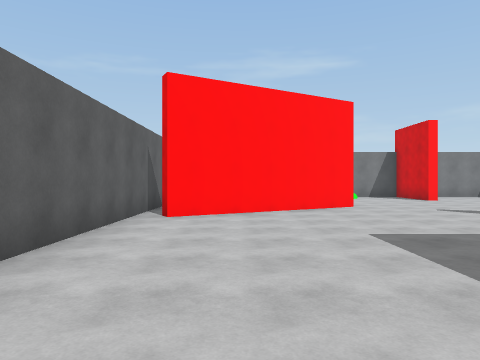
view 1 (above)

21 first-person views from a walk through a scene from a Unity 3-D project. The camera is 1.5 m above the floor, looks level and sees 70° across. The floor is counted in squares, 2 m on a side. Each view is taken from the middle of a square. On the plan, view 1 faces up. The plan holds only what a view shows up to about 11 squares ahead; the rest is blank. The place goes on beyond the plan. The player character is not drawn.

view 2
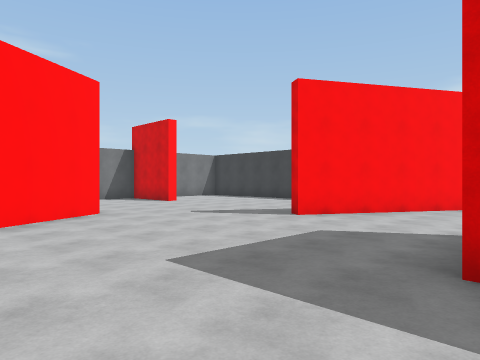

view 3
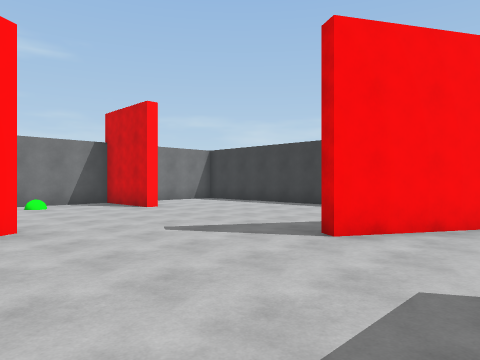

view 4
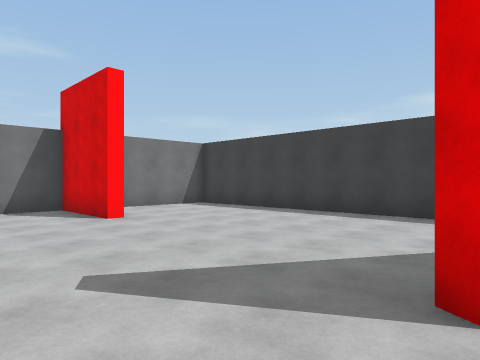

view 5
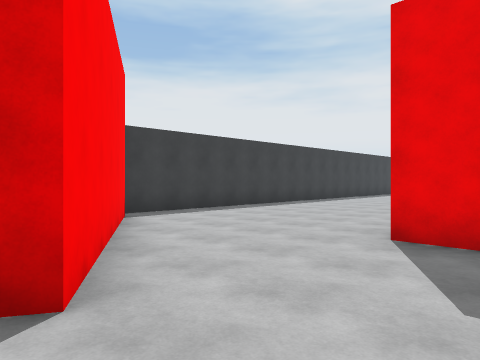

view 6
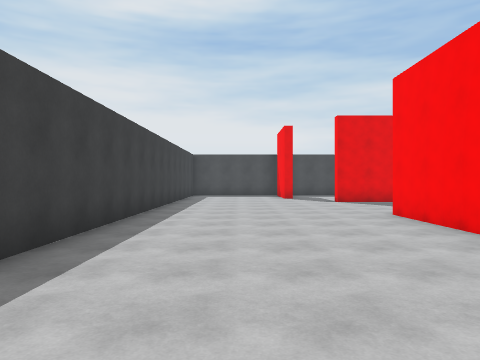

view 7
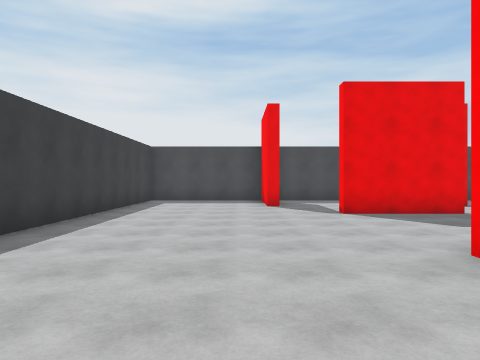

view 8
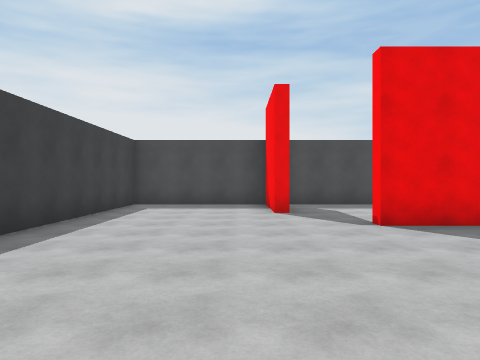

view 9
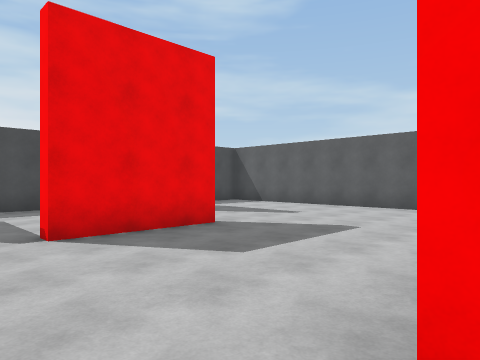

view 10
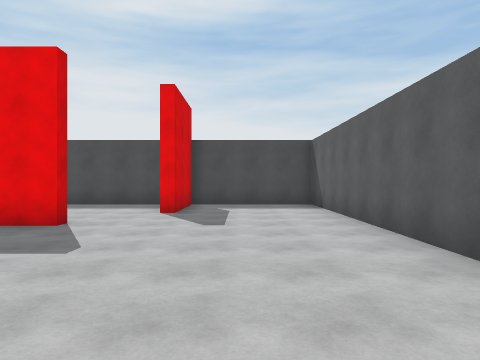

view 11
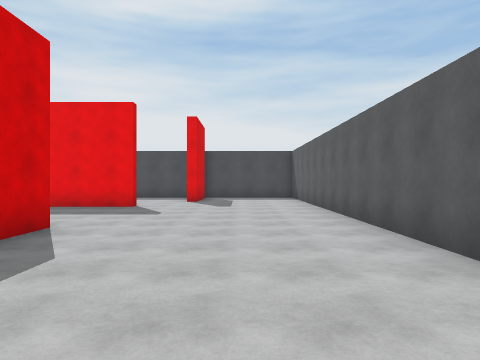

view 12
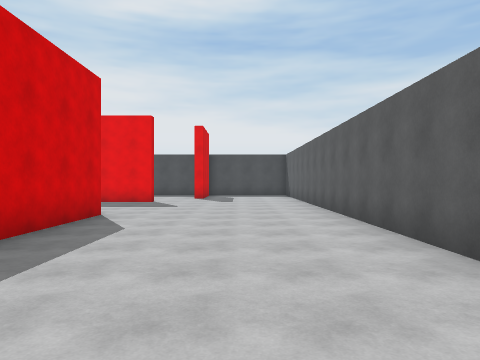

view 13
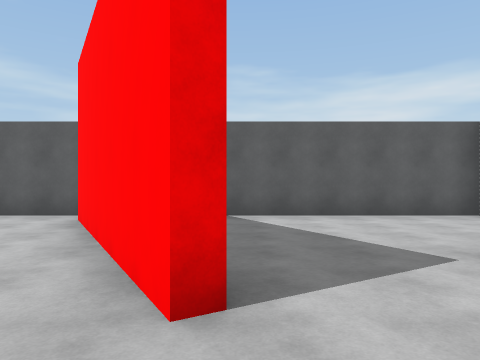

view 14
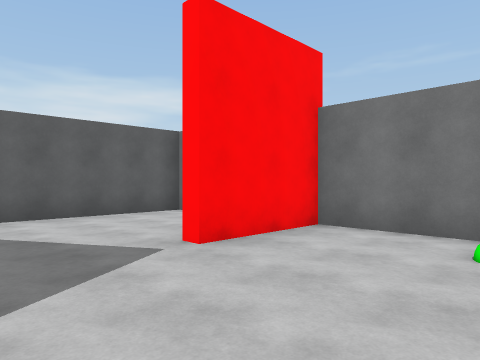

view 15
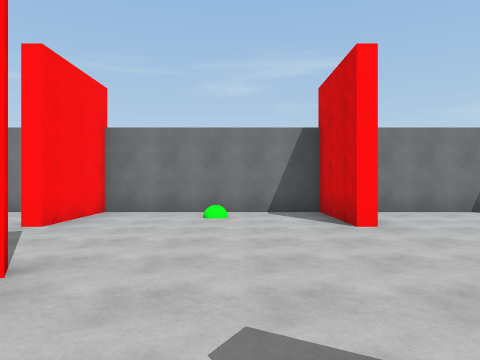

view 16
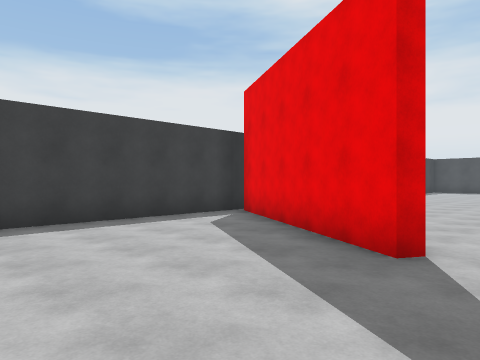

view 17
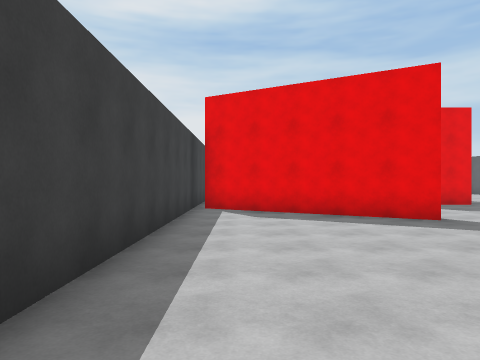

view 18
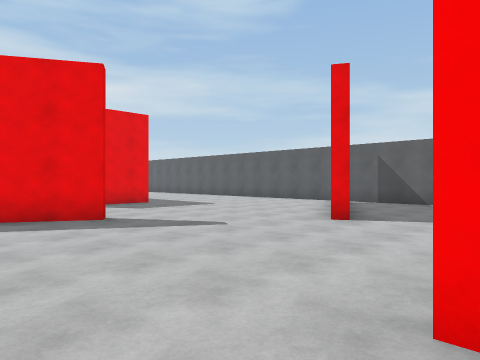

view 19
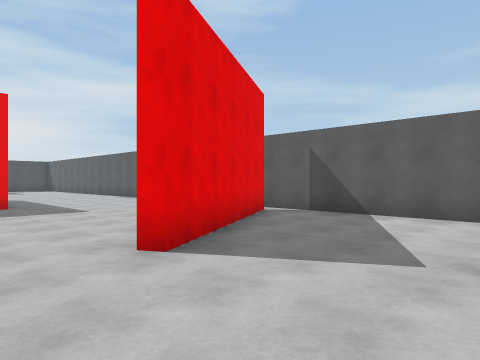

view 20
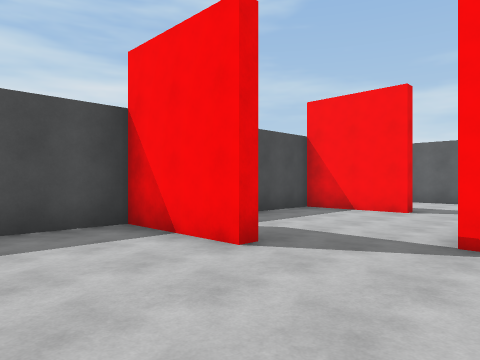

view 21
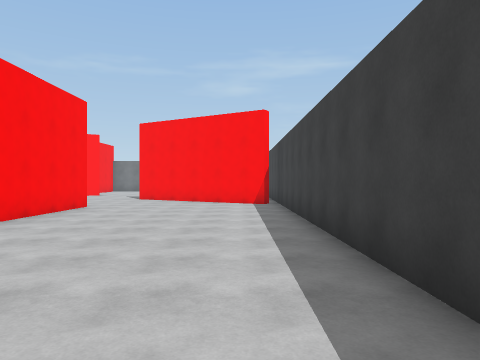

### Floor plan
Ten units are one square. View 1 is at (0, 0); x grows to the right and y downward. Boxes are objects, and circles mark ways between rooms. Rooms are numbered by the first view taken in them; rooms with no view inside come last. Other rooms are left out.
<svg viewBox="-27 -156 144 286">
<path fill="none" stroke="#000" d="M30 -26 57 -26 57 35M30 35 30 2M108 -36 61 -63 63 -66 110 -39M-22 -9 -22 125 15 125 15 98 18 98M30 76 58 76M22 -94 30 -99 32 -96 -16 -69M-22 -71 -22 -31M68 98 72 98 72 125 112 125 112 -144M69 -125 69 -150 18 -150 18 -125M106 -150 81 -150M-16 -72 22 -94M-22 -151 -22 -71M18 98 18 125 65 125"/>
<rect x="45" y="-145" width="10" height="10" fill="#bbb"><title>other object</title></rect>
<circle cx="-20" cy="-70" r="3" fill="#2a7"/>
<circle cx="10" cy="-115" r="3" fill="#2a7"/>
<circle cx="32" cy="90" r="3" fill="#2a7"/>
<text x="60" y="-10">1</text>
<text x="-10" y="-110">2</text>
<text x="40" y="110">3</text>
</svg>
Room 1 opens to room 2. Room 1 opens to room 3.

Where each view was taken, in squares from view 1:
view 1: 0 up, 0 right, facing up
view 2: 2 up, 0 right, facing up-right
view 3: 4 up, 2 right, facing up-right
view 4: 6 up, 4 right, facing up-right
view 5: 7 up, 4 right, facing down-right
view 6: 4 up, 9 right, facing down
view 7: 0 up, 8 right, facing down
view 8: 2 down, 8 right, facing down
view 9: 3 down, 7 right, facing down-left
view 10: 2 down, 0 right, facing down
view 11: 2 up, 0 right, facing down
view 12: 4 up, 0 right, facing down
view 13: 10 up, 5 right, facing left
view 14: 10 up, 5 right, facing up-left
view 15: 7 up, 5 right, facing up
view 16: 10 up, 5 right, facing down-right
view 17: 13 up, 10 right, facing down
view 18: 13 up, 9 right, facing down-left
view 19: 13 up, 5 right, facing down-left
view 20: 7 down, 10 right, facing down-left
view 21: 7 down, 10 right, facing up
